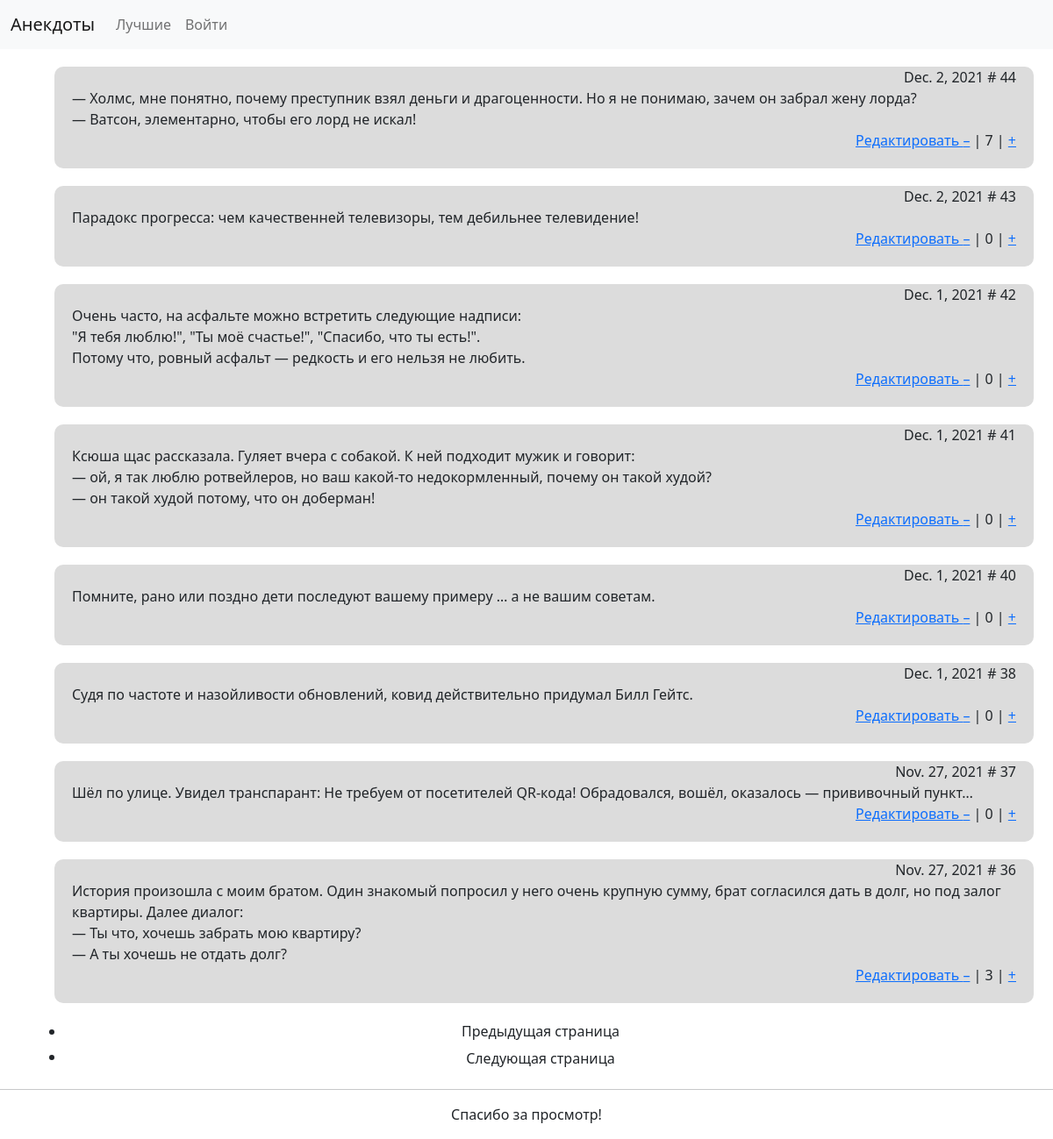
The app's page /, older data.
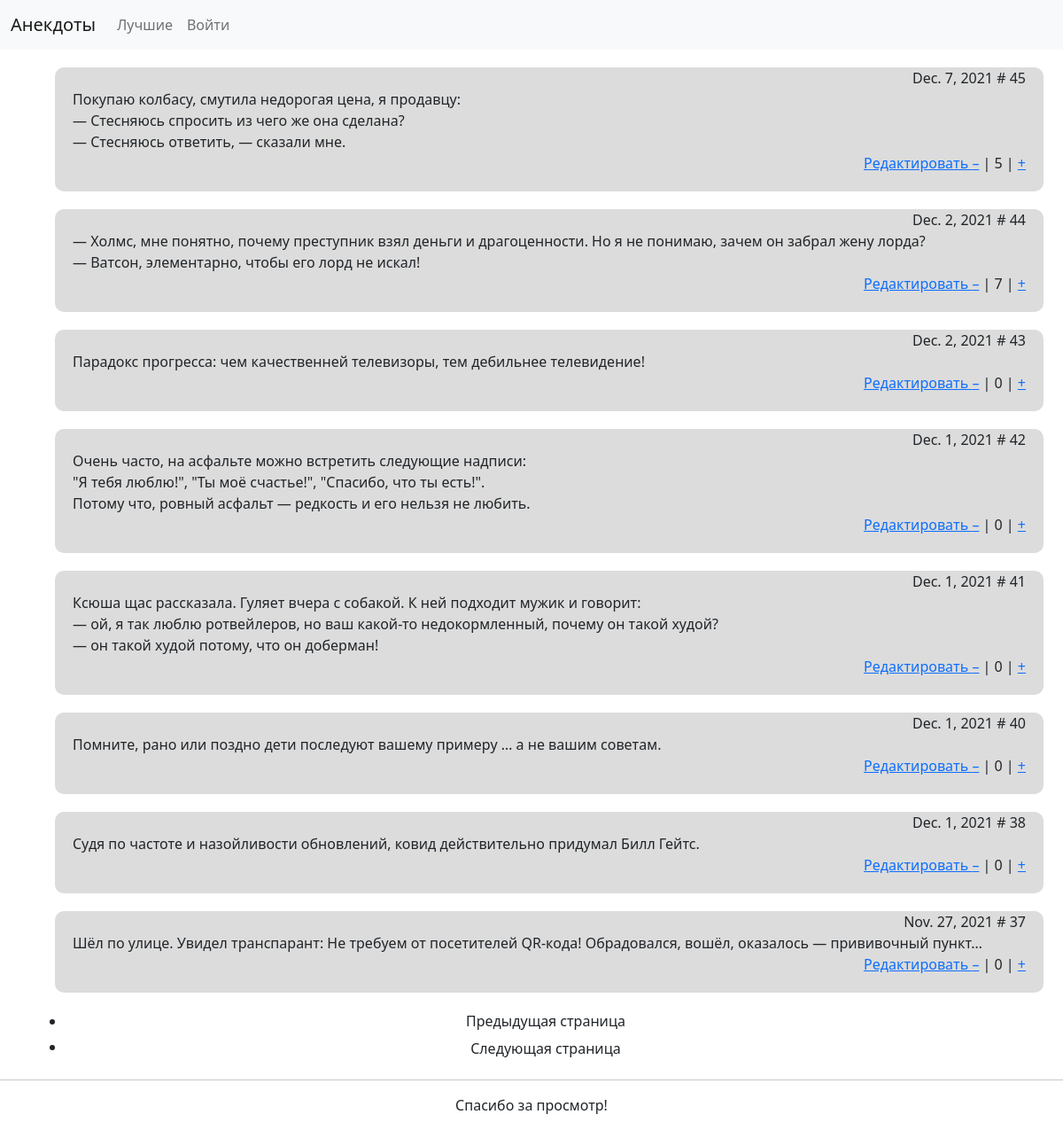
The same page, newer data.
### blog/models.py (models this page shows, shortened)
class Jokes(models.Model):
    joke_text = models.TextField(
        verbose_name = "Текст шутки", max_length = 500
        )
    joke_rating = models.IntegerField(default = random.randint(1, 10))
    date_of_creation = models.DateTimeField(auto_now_add=True)

### blog/views.py (the view)
# urls.py: path('', views.index, name='index'),
def index(request):
    jokes_list = Jokes.objects.all().order_by("-id")
    paginator = Paginator(jokes_list, 8)
    page = request.GET.get('page')
    try:
        jokes_pages = paginator.page(page)
    except PageNotAnInteger:
        jokes_pages = paginator.page(1)
    template = loader.get_template('blog/index.html')
    context = {
        'jokes_pages': jokes_pages,
    }
    return HttpResponse(template.render(context, request))

### blog/templates/blog/index.html
{% extends "blog/base_bootstrap.html" %}
{% block content %}
    {% if jokes_pages %}
        <div class="flex-column">
        {% for joke in jokes_pages %}
            <div class="joke col-sm-2 col-md-6 col-lg-12">
                <div class="right-align">
                    {{ joke.date_of_creation.date }} # {{joke.id}}
                </div>
                <div>{{joke.joke_text|linebreaksbr }}</div>
                <div class="right-align">
                    <a href="{% url 'joke_update' joke.id %}">
                        Редактировать
                    </a>
                    <a href="pass" shape="None">&#8211</a>
                     | {{joke.joke_rating}} |
                     <a href="pass">+</a>
                </div>
            </div>
        {% endfor %}
        <ul class = "center">
            {% if jokes_pages.has_previous %}
                <li>
                    <a href = "?page={{ jokes_pages.previous_page_number }}" class = "btn btn-succes">
                        Предыдущая страница
                    </a>
                </li>
                {% else %}
                <li>
                    <a title = "Предыдущей страницы нет">
                        Предыдущая страница
                    </a>
                </li>
                {% endif %}
            {% if jokes_pages.has_next %}
                <li>
                    <a href = "?page={{ jokes_pages.next_page_number }}" class = "btn btn-succes">
                        Следующая страница
                    </a>
                </li>
                {% else %}
                <li>
                    <a title = "Следующей страницы нет">
                        Следующая страница
                    </a>
                </li>
                {% endif %}
        </ul>
    {% else %}
        <p>В базе данных нет анекдотов</p>
    {% endif %}
    </div>
{% endblock %}

Row changes from the older to the newer data that the page shows:
no longer on this page (row unchanged): Jokes: date_of_creation "Nov. 27, 2021", id "36", joke_text "История произошла с моим братом. Один знакомый попросил у него очень крупную сумму, брат согласился дать в долг, но под залог квартиры. Далее диалог: — Ты что, хочешь забрать мою квартиру? — А ты хочешь не отдать долг?", joke_rating "3"
added Jokes: date_of_creation "Dec. 7, 2021", id "45", joke_text "Покупаю колбасу, смутила недорогая цена, я продавцу: — Стесняюсь спросить из чего же она сделана? — Стесняюсь ответить, — сказали мне.", joke_rating "5"
